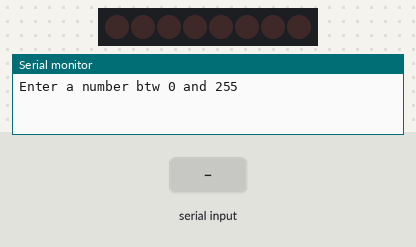
Recording of a sketch running on a simulated Arduino Uno, built with avr-gcc and run on an emulated ATmega328P. On the bench: 8 shift-register outputs drawn as a row of LEDs (first output left, lit = HIGH), the last lines printed to the serial monitor. Wiring (inferred from the names in the program): shift register (74HC595): data pin 6; shift clock pin 7; latch pin 8. Wiring (inferred from the signals the program sends): row of LEDs: on Q0, Q1, Q2, Q3, Q4, Q5, Q6, Q7. Inputs (shaded band) come from the test bench.

Above: at 1.2 s.
1.3 s: "90,45\n" received over Serial
At 2.0 s:
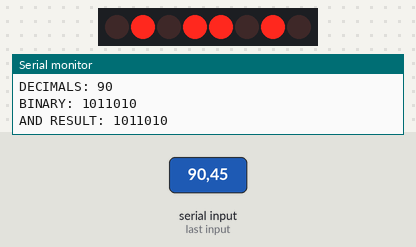
At 5.4 s:
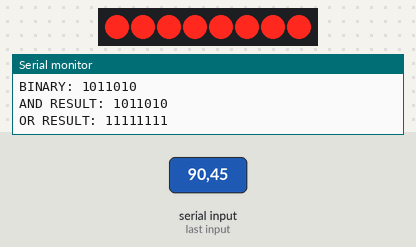
Timing chart, 0 to 21.8 s (numbered marks = the images above; inputs shaded):
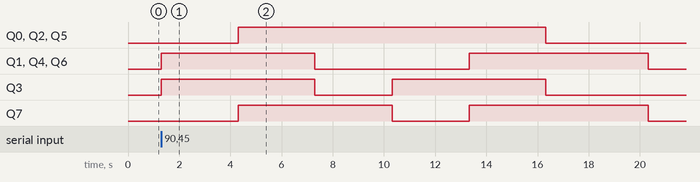

The sketch:

shiftRegisters_bitwiseMath.ino
```cpp
const int dataPin = 6;
const int clockPin = 7;
const int latchPin = 8; // Why use const ?

byte ledMap = 0b11111111; // 1. what is the '0b' for ? and in hexadecimal, what will the value be ?
// it is a datatype unique to arduino and not C/C++. It basically used to store bits instead of integers. 2 It creates a single byte Variable, wheras
// an integer takes up 2 bytes. therefore it is handy for saving space. Explain this.

int delayTime = 3000;

void setup() {
  pinMode(dataPin, OUTPUT); // why is it output when it recieves the data from the arduino ?
  pinMode(clockPin, OUTPUT);
  pinMode(latchPin, OUTPUT);

  Serial.begin(9600);
  shiftWrite(0x00); //This is a function used to control the shift register, but really explain it. What does 0x00 mean ? // We are setting all LEDs to zero for now (0x00)
  Serial.println("Enter a number btw 0 and 255"); // why must the input be btw 0 and 255

}

void loop() {

  if(Serial.available())
  {
    int inputVal = Serial.parseInt();

    if (inputVal > 255)
    {
      Serial.println("Uh oh , Enter a number within 0 and 255");
      return;
    }
    Serial.print("DECIMALS: ");
    Serial.println(inputVal);
    Serial.print("BINARY: ");
    Serial.println(inputVal, BIN); //we are printing the value of our number in Binary. why not use bin(inputVal), like Typecasting?
    Serial.println();

    // AND OPERATION
    Serial.print("AND RESULT: ");
    Serial.println(ledMap & inputVal, BIN); //the AND of 'ledMap & inputVal' is put in binary form
    shiftWrite(ledMap & inputVal);// The result of ledMap and inputVal is parsed into the shift register. One bit at a time.
    delay(delayTime);

    // OR OPERATION
    Serial.print("OR RESULT: ");
    Serial.println(ledMap | inputVal, BIN);
    shiftWrite(ledMap | inputVal);
    delay(delayTime);

    // XOR OPERATION
    Serial.print("XOR RESULT: ");
    Serial.println(ledMap ^ inputVal, BIN);
    shiftWrite(ledMap ^ inputVal);
    delay(delayTime);

    Serial.println("Enter a number btw 0 and 255");

  }

}

void shiftWrite(byte Value) // what does byte Value mean ?explain this entire function. I don't understand it.
{
  digitalWrite(latchPin, LOW); // We pull the latchpin low, to say 'Hey, we are sending some data be ready to update. It is basically like a gate, allow the
  // the data flowing in the data pin to enter the shift register'.
  shiftOut(dataPin, clockPin, MSBFIRST, Value);
  digitalWrite(latchPin, HIGH); // this like the gate being shut after all the data has been shifted into the register and now all the leds can be updated at once.


}
```

Measured:
- after the input at 1.3 s, Q0, Q2, Q5: LOW → HIGH after 3.0 s, → LOW 12.0 s later; Q1, Q4, Q6: LOW → HIGH at once, → LOW 6.0 s later, → HIGH 6.0 s later, → LOW 7.0 s later; Q3: alternates HIGH for 6.0 s and LOW for 3.0 s, starting at once; Q7: LOW → HIGH after 3.0 s, → LOW 6.0 s later, → HIGH 3.0 s later, → LOW 7.0 s later
